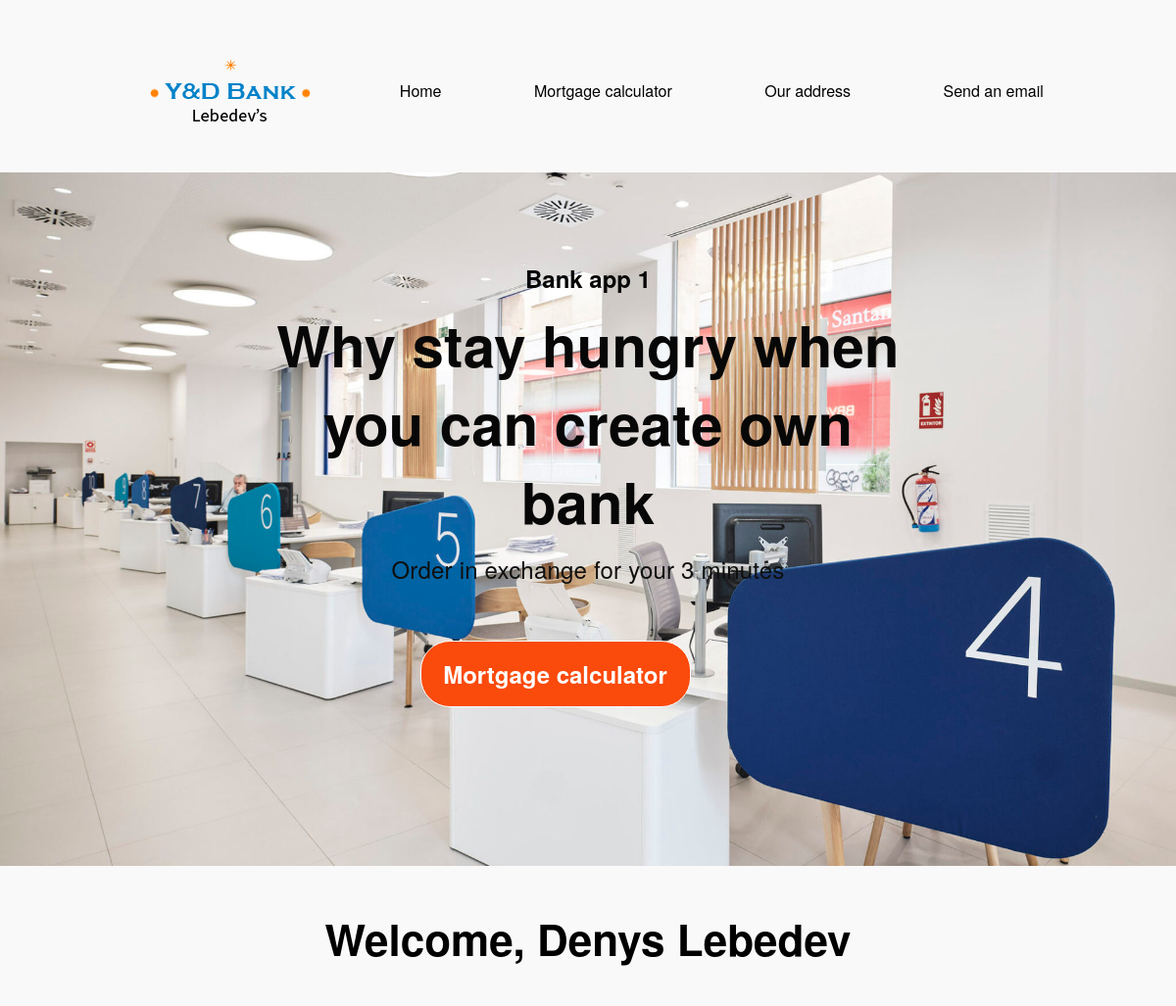
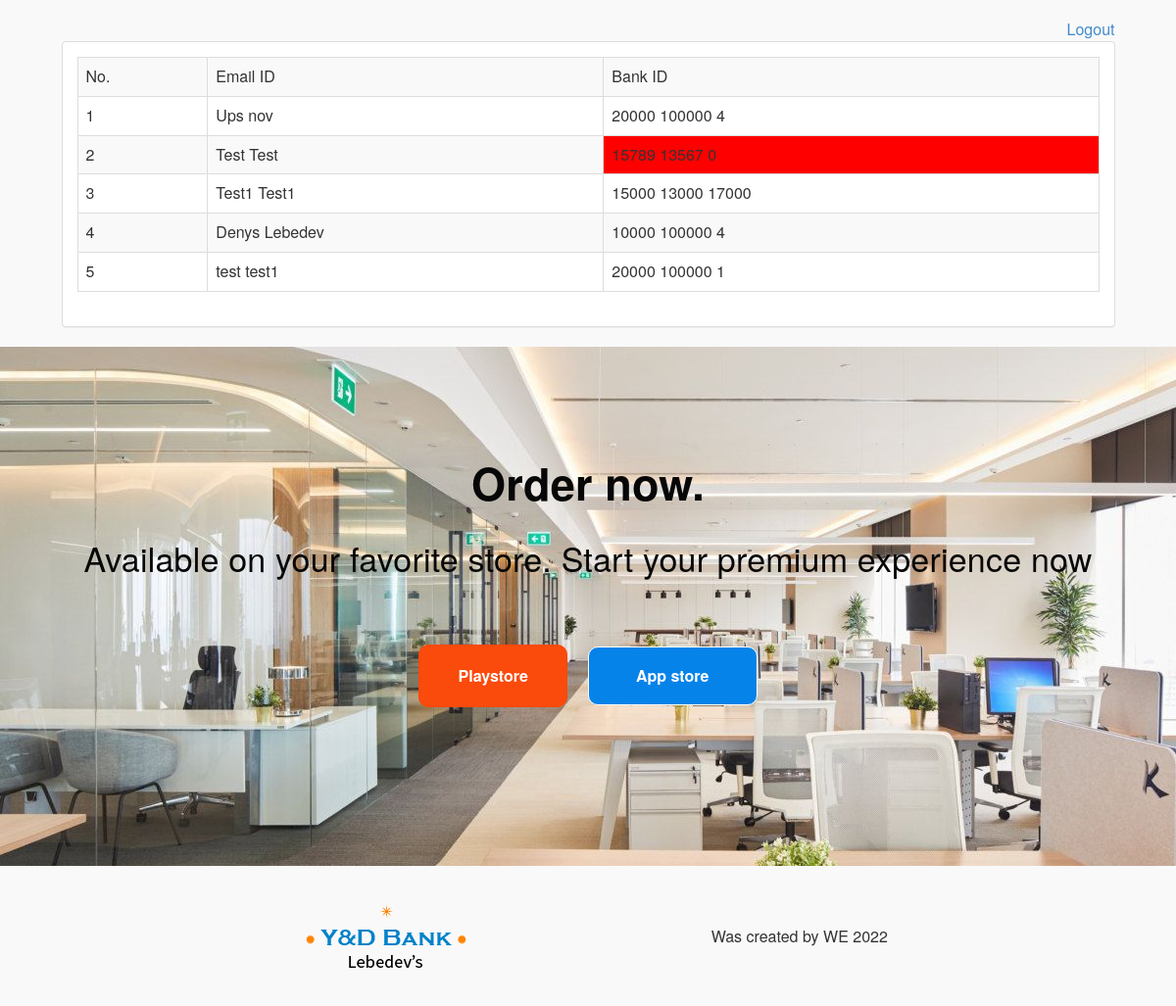
The app's page /home.php (signed in) with its own data (2 pictures, top to bottom).
### tables this page shows
CREATE TABLE IF NOT EXISTS `users` (
  `id` int(11) NOT NULL AUTO_INCREMENT,
  `firstname` varchar(25) NOT NULL,
  `lastname` varchar(15) NOT NULL,
  `email` varchar(50) NOT NULL,
  `password` varchar(100) NOT NULL,
  `status` tinyint(4) NOT NULL,
  `activecode` int(11) NOT NULL,
  `timestamp` int(11) NOT NULL,
  `type` varchar(256) NOT NULL,
  `prepre` varchar(255) NOT NULL,
  `pre` varchar(255) NOT NULL,
  `current` varchar(255) NOT NULL,
  PRIMARY KEY (`id`)
);

### home.php (the view, shortened to what this page needs)
<?php
$connect = new PDO('mysql:host=127.0.0.1;dbname=nov', 'root', '');
?>
<!DOCTYPE html>
<html lang="en">
<head>
    <link rel="stylesheet" href="./style/papa.css">
<?php
$text_en_home="Home";
$text_en_mortcalc="Mortgage calculator";
$text_en_ouradr="Our address";
$text_en_send="Send an email";
?>
 <link href="css/bootstrap.min.css" rel="stylesheet">
  <link href="css/animate.css" rel="stylesheet">
</head>
<body>
    <header class="container header">
        <div>
            <a href="">
                <img src="new/Logo.png" alt="">
            </a>
        </div>
        <nav>
            <ul>
                <li class="nav-li">
                    <a class="nav-link" href="">
                    <?php echo $text_en_home;?>
                    </a>
                </li>
                <li class="nav-li">
                    <a class="nav-link" href="index.php">
                        <?php echo $text_en_mortcalc;?>
                    </a>
                </li>
                <li class="nav-li">
                    <a class="nav-link" href="">
                    <?php echo $text_en_ouradr;?>
                    </a>
                </li>
                <li class="nav-li">
                    <a class="nav-link" href="">
                    <?php echo $text_en_send;?>
                    </a>
                </li>
            </ul>
        </nav>
    </header>
    <section class="app">
        <div class="container">
            <h6 class="app-pretitle">
                Bank app 1
            </h6>
            <h1 class="app-title">
                Why stay hungry when
                you can create own bank
            </h1>
            <p class="app-text">
                Order in exchange for your 3 minutes
            </p>
            <div>
                <button class="button"><?php echo $text_en_mortcalc;?></button>
            </div>
        </div>
    </section>
    <section class="container">
        <div class="mobile1">
        <h1 class="main-title">Welcome, <?php echo $_SESSION['db_login']['firstname']." ".$_SESSION['db_login']['lastname']; ?></h1>
        </div>
    </section>
  <div class="container">
   <div align="right">
    <a href="index.php">Logout</a>
   </div>
   <?php
   if($_SESSION['db_login']['type'] !="master")
   {
     $id = $_SESSION['db_login']['id'];
    $query ="SELECT * FROM users WHERE id = '$id'";
     $statement = $connect->prepare($query);
  $statement->execute();
  $result = $statement->fetchAll();
  $count = $statement->rowCount();
   foreach($result as $row){
        $email = $row["email"];
        $password = $row["password"];
        $prepre = $row["prepre"];
        $pre = $row["pre"];
        $current = $row["current"];
        if(empty($current)) $current=1;
    echo " <section class='container'>
            <div class='mobile'>
        <div>
        <h2>Main settings</h2>
            <form method='POST'>
            <input type='hidden' name='id' value='$id' />
            <p>Enter email:<br>
            <input type='text' name='email' value='$email' /></p>
            <p>Enter password: <br>
            <input type='password' name='password' value='$password' /></p>
            <h2>Financial settings</h2>
            <p>Initial loan (USD): <br>
            <input type='text' name='prepre' value='$prepre' /></p>
            <p>Down payment (USD): <br>
            <input type='text' name='pre' value='$pre' /></p>
            <p>Bank is selected $current: <br>
            <select name='current' id='current'>";
            $query = " SELECT id, bank_name, interest_rate, max_loan, min_pay, loan_term FROM banks";
            $statement = $connect->prepare($query);
            $statement->execute();
            $result = $statement->fetchAll();
            $count = $statement->rowCount();
            foreach($result as $row)
            {
            echo '<option value='.$row["id"].''; if($current==$row["id"]) echo ' selected';
            echo '>'.$row["bank_name"].'</option>';
            }
           echo " </select> </p>";
     ?>
          <div style="margin-top:10px" class="form-group">
          <div class="col-sm-12 controls">
          <input type="hidden" name="type" value="login">
          <button type="submit" id="btn-login" class="btn btn-success">Calculate  </button>
          </div>
          </div>
          </form>
          <br><br>
            </div>
            <?php
           $query = " SELECT bank_name, interest_rate, max_loan, min_pay, loan_term FROM banks WHERE id='$current'";
           $statement = $connect->prepare($query);
           $statement->execute();
           $result1 = $statement->fetchAll();
           $count = $statement->rowCount();
             $init_paym=$prepre;
             $down_paym = $pre;
             $start_payment=$init_paym-$down_paym;
             foreach($result1 as $row1)
            {
            ?>
           <div>
           <p> Bank name: <?php echo $row1["bank_name"]; ?> </p>
           <p> Interest rate: <?php echo $row1["interest_rate"]; ?>% </p>
           <p> Maximum loan: <?php echo $row1["max_loan"]; ?> USD </p>
           <p> Minimum down payment: <?php echo $row1["min_pay"]; ?>% </p>
           <p> Loan term: <?php echo $row1["loan_term"]; ?> months </p>
           <table style="margin:10px; padding:10px" table-bordered border="1" width=600>
            <tr>
            <th style="text-align:center">No. month for paying</th>
            <th style="text-align:center">Monthly mortgage payment</th>
            <th style="text-align:center">Remaining payment</th>
            </tr>
            <?php
            $percent_1=round(((float)$row1["interest_rate"]/12.0),10)/100;
            $p_pow=round(pow((1+$percent_1),$row1["loan_term"]),6);
            $top_res=$start_payment*($percent_1)*$p_pow;
            $bot_res=$p_pow-1;
            $month_payment=round(($top_res/$bot_res),2);
            for($i1=1; $i1<=$row1["loan_term"]; $i1++)
            {
            echo '<tr><td style="text-align:center">'.$i1.'</td>
            <td style="text-align:center">'.$month_payment.'</td>
            <td style="text-align:center">'. $start_payment.'</td></tr>';
            $start_payment=round(($start_payment-$month_payment),2);
            if($start_payment<0)
                        { $start_payment=0;
            echo '<tr><td style="text-align:center">'.($i1+1).'</td>
            <td style="text-align:center">'.$month_payment.'</td>
            <td style="text-align:center">0</td></tr>';
                        $i1=$row1["loan_term"]+1;
                        }
            }
            ?>
            </table>
            </div>
            <?php } ?>
        </div>
<?php
    }
 }
   else
   {
   ?>
   <div class="panel panel-default">
    <div id="user_login_status" class="panel-body">
      <?php
        $output = '';
  $query = "
  SELECT email, firstname, lastname, pre, prepre ,current, type FROM users";
  $statement = $connect->prepare($query);
  $statement->execute();
  $result = $statement->fetchAll();
  $output .= '
  <div class="table-responsive">
   <table class="table table-bordered table-striped">
    <tr>
     <th>No.</th>
     <th>Email ID</th>
     <th>Bank ID</th>
    </tr>
  ';
  $i = 0;
  foreach($result as $row)
  {
   $i = $i + 1;
   if ($row["current"]== 0  && $row["type"] !="master"){
   $output .= '
   <tr>
    <td>'.$i.'</td>
    <td>'.$row["firstname"].' '.$row["lastname"].'</td>
    <td style="background-color:red;">'.$row["pre"].' '.$row["prepre"].' '.$row["current"].'</td>
   </tr>
   ';
   }
   else{
   $output .= '
   <tr>
    <td>'.$i.'</td>
    <td>'.$row["firstname"].' '.$row["lastname"].'</td>
    <td>'.$row["pre"].' '.$row["prepre"].' '.$row["current"].'</td>
   </tr>
   ';
  }}
  $output .= '</table></div>';
  echo $output;
      ?>
    </div>
   </div>
   <?php
   }
   ?>
  </div>
  <section class="bot">
        <div class="container">
            <h1 class="bot-pretitle">
                Order now.
            </h1>
            <h6 class="bot-title">
                Available on your favorite store. Start your premium experience now
            </h6>
            <div>
                <button class="button1">Playstore</button>
                <button class="button1">App store</button>
            </div>
        </div>
    </section>
    <footer class="container header">
      <div>
          <a href="">
              <img src="./new/Logo.png" alt="">
          </a>
      </div>
      <p>
          Was created by WE 2022
      </p>
    </footer>
</body>
</html>

### style/papa.css (style rules this page uses)
* { margin: 0; padding: 0; font-size: 16px; font-weight: normal; }
.container { max-width: 1105px; margin: 0px auto; }
.header { display:flex; justify-content: space-between; align-items: center; margin: 40px auto; }
.nav-li { display: inline-block; }
.nav-link { color: black; text-decoration: none; }
.nav-li:not(:last-of-type) { margin-right: 90px; }
.app { background-image: url("../new/bg_2.jpg"); color: rgb(7, 7, 7); text-align: center; padding: 80px 0 162px; background-repeat: no-repeat; background-size: cover; background-position: center; }
.app-pretitle { font-weight: bold; font-size: 24px; line-height: 36px; }
.app-title { font-weight: bold; font-size: 58px; line-height: 80px; text-align: center; letter-spacing: 0.2px; max-width: 650px; margin: 10px auto; }
.app-text { font-weight: 500; font-size: 24px; line-height: 38px; text-align: center; letter-spacing: 0.2px; color: #0f0f0f; margin-bottom: 54px; }
.button { width: 276px; height: 68px; left: 454px; top: 388px; color: white; border-radius: 30px; font-weight: bold; font-size: 24px; line-height: 36px; }
.button:first-of-type { background: #FA4A0C; border: 1px solid #FA4A0C; margin-right: 67px; }
.button:last-of-type { background: #FA4A0C; border: 1px solid white; }
.bot { background-image: url("../new/bg_3.jpg"); color: rgb(7, 7, 7); text-align: center; padding: 80px 0 162px; background-repeat: no-repeat; background-size: cover; background-position: center; }
.bot-pretitle { font-weight: bold; font-size: 45px; line-height: 57px; padding: 10px; text-align: center; letter-spacing: 0.2px; }
.bot-title { font-weight: 500; font-size: 34px; line-height: 38px; padding: 10px; text-align: center; letter-spacing: 0.2px; }
.button1 { margin-top: 49px; color: white; border-radius: 10px; font-weight: bold; font-size: 16px; line-height: 28px; }
.button1:first-of-type { background: #FA4A0C; border: 1px solid #FA4A0C; margin-right: 16px; width: 152px; height: 64px; }
.button1:last-of-type { background: #0683e9; border: 1px solid white; width: 173px; height: 60px; left: 158px; top: 2px; }
.main-title { font-weight: 600; font-size: 44px; line-height: 36px; color: #000000; margin-top: 56px; margin-bottom: 70px; }
.mobile1 { text-align: center; }

### home.php (style rules this page uses)
body { padding-top:20px;background-color:#f9f9f9; }

### records on screen
users: firstname "Ups", lastname "nov", pre "20000", prepre "100000", current "4"
users: firstname "Test", lastname "Test", pre "15789", prepre "13567", current "0"
users: firstname "Test1", lastname "Test1", pre "15000", prepre "13000", current "17000"
users: firstname "Denys", lastname "Lebedev", pre "10000", prepre "100000", current "4"
users: firstname "test", lastname "test1", pre "20000", prepre "100000", current "1"

### other values on screen
$text_en_home "Home"
$text_en_mortcalc "Mortgage calculator"
$text_en_ouradr "Our address"
$text_en_send "Send an email"
$_SESSION['db_login']['firstname'] "Denys"
$_SESSION['db_login']['lastname'] "Lebedev"
